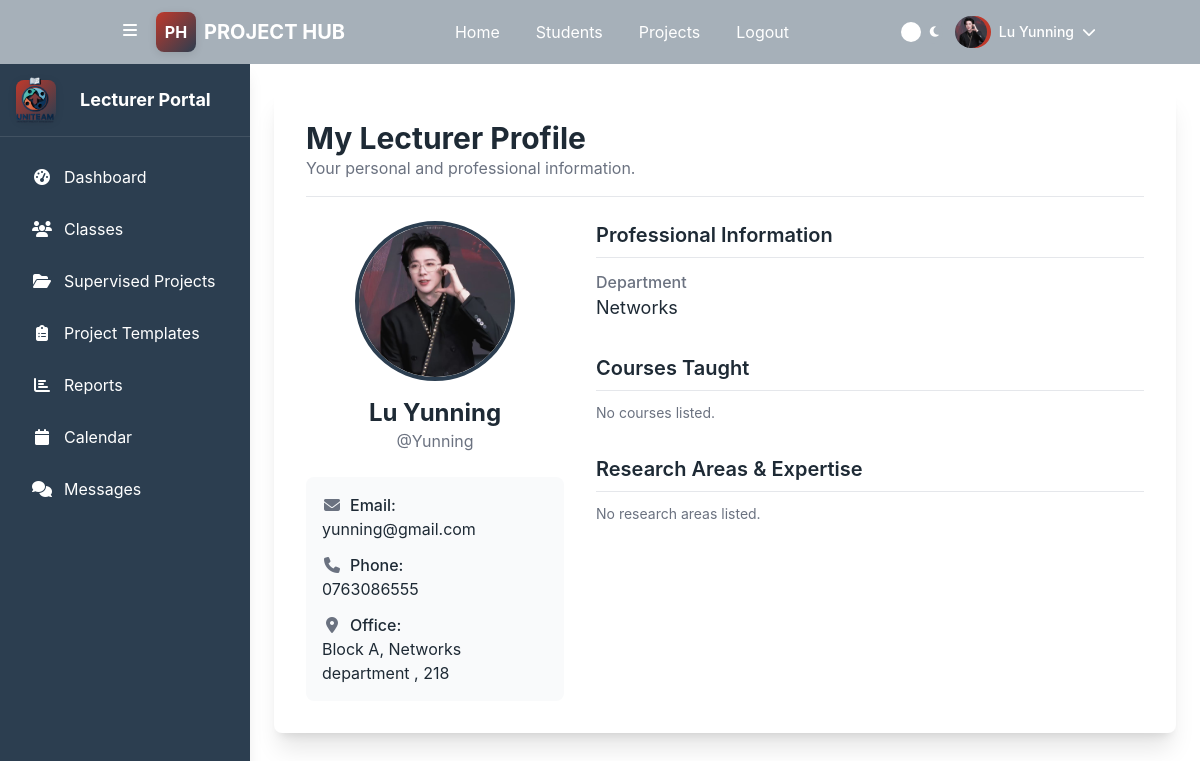
Page /accounts/profile/ (signed in) on the committed database.
### users/models.py (models this page shows, shortened)
class CustomUser(AbstractUser):
    class Role(models.TextChoices):
        ADMIN = "ADMIN", "Admin"
        LECTURER = "LECTURER", "Lecturer"
        STUDENT = "STUDENT", "Student"
    role = models.CharField(max_length=50, choices=Role.choices)
    avatar = models.ImageField(upload_to='avatars/', null=True, blank=True)
    is_approved = models.BooleanField(default=True)
    phone_number = models.CharField(max_length=20, blank=True)
    def get_full_name(self):
        return f"{self.first_name} {self.last_name}"

class LecturerProfile(models.Model):
    user = models.OneToOneField(CustomUser, on_delete=models.CASCADE, primary_key=True)
    department = models.CharField(max_length=200, blank=True)
    courses_taught = TaggableManager(
        verbose_name="Courses Taught",
        through=CourseTag,
        blank=True,
        help_text="A comma-separated list of course codes you teach.",
        related_name="course_lecturers"  # <--- ADD THIS UNIQUE NAME
    )
    office_location = models.CharField(max_length=100, blank=True)
    research_areas = TaggableManager(
        verbose_name="Research Areas",
        through=ResearchAreaTag,
        blank=True,
        help_text="A comma-separated list of research areas.",
        related_name="research_lecturers" # <--- ADD THIS UNIQUE NAME
    )

### users/views.py (the view)
# urls.py: path('profile/', views.profile_details_view, name='profile_details'),
@login_required
def profile_details_view(request):
    if request.user.role == CustomUser.Role.STUDENT:
        template_name = 'users/profile_details_student.html'
    elif request.user.role == CustomUser.Role.LECTURER:
        template_name = 'users/profile_details_lecturer.html'
    elif request.user.role == CustomUser.Role.ADMIN:
        template_name = 'users/profile_details_admin.html'
    else:
        return redirect('dashboard_redirect')
    return render(request, template_name, {'user': request.user})

### templates/users/profile_details_lecturer.html (shortened to what this page needs)
{% extends "base/base_lecturer.html" %}
{% load static %}
{% block content %}
<div class="surface shadow-xl rounded-lg p-6 md:p-8">
    <div class="flex flex-col sm:flex-row justify-between sm:items-center mb-6 border-b pb-4 gap-4">
        <div>
            <h1 class="text-3xl font-bold">My Lecturer Profile</h1>
            <p class="text-gray-500">Your personal and professional information.</p>
        </div>
        <a href="{% url 'profile_edit' %}" class="btn btn-primary text-white font-semibold py-2 px-4 rounded-lg w-full sm:w-auto text-center">
            <i class="fas fa-pencil-alt mr-2"></i>Edit Profile
        </a>
    </div>
    <div class="grid grid-cols-1 md:grid-cols-3 gap-8">
        <div class="md:col-span-1 text-center">
            {% if user.avatar %}
                <img src="{{ user.avatar.url }}" alt="Profile Avatar" class="w-40 h-40 rounded-full mx-auto object-cover border-4 border-accent-2">
            {% else %}
                <div class="w-40 h-40 rounded-full mx-auto bg-gray-300 flex items-center justify-center text-5xl font-bold text-gray-600">
                    {{ user.first_name.0|default:'U'|upper }}{{ user.last_name.0|default:''|upper }}
                </div>
            {% endif %}
            <h2 class="text-2xl font-bold mt-4">{{ user.get_full_name }}</h2>
            <p class="text-gray-500">@{{ user.username }}</p>
            <div class="text-left mt-6 space-y-3 bg-gray-50 dark:bg-gray-700 p-4 rounded-lg">
                <p><i class="fas fa-envelope fa-fw mr-2 text-gray-500"></i><span class="font-medium">Email:</span><br>{{ user.email }}</p>
                <p><i class="fas fa-phone fa-fw mr-2 text-gray-500"></i><span class="font-medium">Phone:</span><br>{{ user.phone_number|default:"Not set" }}</p>
                <p><i class="fas fa-map-marker-alt fa-fw mr-2 text-gray-500"></i><span class="font-medium">Office:</span><br>{{ user.lecturerprofile.office_location|default:"Not set" }}</p>
            </div>
        </div>
        <div class="md:col-span-2 space-y-8">
            <div>
                <h3 class="text-xl font-semibold border-b pb-2 mb-3">Professional Information</h3>
                <dl class="grid grid-cols-1 sm:grid-cols-2 gap-x-6 gap-y-4">
                    <div><dt class="font-medium text-gray-500">Department</dt><dd class="text-lg">{{ user.lecturerprofile.department|default:"-" }}</dd></div>
                </dl>
            </div>
            <div>
                <h3 class="text-xl font-semibold border-b pb-2 mb-3">Courses Taught</h3>
                <div class="flex flex-wrap gap-2">
                    {% for course in user.lecturerprofile.courses_taught.all %}
                        <span class="bg-green-100 text-green-800 text-sm font-medium px-3 py-1 rounded-full">{{ course.name }}</span>
                    {% empty %}
                        <p class="text-gray-500 text-sm">No courses listed.</p>
                    {% endfor %}
                </div>
            </div>
            <div>
                <h3 class="text-xl font-semibold border-b pb-2 mb-3">Research Areas & Expertise</h3>
                <div class="flex flex-wrap gap-2">
                    {% for area in user.lecturerprofile.research_areas.all %}
                        <span class="bg-purple-100 text-purple-800 text-sm font-medium px-3 py-1 rounded-full">{{ area.name }}</span>
                    {% empty %}
                        <p class="text-gray-500 text-sm">No research areas listed.</p>
                    {% endfor %}
                </div>
            </div>
        </div>
    </div>
</div>
{% endblock %}

### templates/base/base_lecturer.html (shortened to what this page needs)
{% load static %}
<!DOCTYPE html>
<html lang="en">
<head>
    <script src="https://cdn.tailwindcss.com"></script>
    <link rel="stylesheet" href="https://cdnjs.cloudflare.com/ajax/libs/font-awesome/6.4.0/css/all.min.css">
    <link rel="stylesheet" href="{% static 'css/lecturer_base.css' %}">
</head>
<body class="min-h-screen flex flex-col">
    <header class="header-bg text-white shadow-lg">
        <div class="container mx-auto px-4 py-3">
            <div class="flex justify-between items-center">
                <div class="flex items-center space-x-2">
                    <button id="desktopSidebarToggle" class="p-2 rounded-lg hover:bg-black hover:bg-opacity-10 transition-colors hidden md:block">
                        <div class="icon-wrapper">
                            <i class="fas fa-bars w-5 h-5 text-white"></i>
                        </div>
                    </button>
                    <div class="flex items-center space-x-2">
                        <div class="logo-placeholder">PH</div>
                        <span class="text-xl font-bold header-title">PROJECT HUB</span>
                    </div>
                </div>
                <nav class="hidden md:flex space-x-1 top-nav">
                    <a href="#" class="top-nav-item">Home</a>
                    <a href="#" class="top-nav-item">Students</a>
                    <a href="{% url 'my_projects' %}" class="top-nav-item">Projects</a>
                    <a href="#" class="top-nav-item">Logout</a>
                </nav>
                <div class="flex items-center space-x-4">
                    <div class="theme-toggle" id="themeToggle" title="Toggle Theme">
                        <i class="fas fa-sun"></i>
                        <i class="fas fa-moon"></i>
                    </div>
                    <div class="profile-dropdown">
                        <div class="flex items-center cursor-pointer" id="profileButton">
                            <div class="w-8 h-8 rounded-full bg-accent-1 flex items-center justify-center text-white font-bold mr-2">
                                {% if user.avatar %}
                                    <img src="{{ user.avatar.url }}" alt="Profile" class="w-8 h-8 rounded-full object-cover mr-2">
                                {% else %}
                                    <div class="w-8 h-8 rounded-full bg-accent-1 flex items-center justify-center text-white font-bold mr-2">
                                        {{ user.first_name.0|default:'L'|upper }}
                                    </div>
                                {% endif %}
                            </div>
                            <span class="text-sm font-medium hidden md:block">{{ user.get_full_name|default:user.username }}</span>
                            <i class="fas fa-chevron-down ml-2 text-sm"></i>
                        </div>
                    </div>
                </div>
            </div>
        </div>
    </header>
    <div class="flex flex-1">
        <aside class="sidebar sidebar-bg fixed h-full shadow-lg" id="sidebar">
            <div class="h-full flex flex-col">
                <div class="logo-container">
                    <div class="logo-placeholder"><img src="{% static 'images/logo/uniteam_logo (1).png'%}" alt=""></div>
                    <span class="sidebar-text font-bold text-lg">Lecturer Portal</span>
                </div>
                <nav class="p-4 flex-1">
                    <a  href="{% url 'lecturer_dashboard' %}" class="sidebar-item {% if request.resolver_match.url_name == 'lecturer_dashboard' %}active{% endif %}" data-tooltip="Dashboard">
                        <div class="icon-wrapper">
                            <i class="fas fa-tachometer-alt"></i>
                        </div>
                        <span class="sidebar-text">Dashboard</span>
                    </a>
                    <a href="#" class="sidebar-item" data-tooltip="Classes">
                        <div class="icon-wrapper">
                            <i class="fas fa-users"></i>
                        </div>
                        <span class="sidebar-text">Classes</span>
                    </a>
                    <a href="{% url 'my_projects' %}" class="sidebar-item {% if 'project' in request.resolver_match.view_name and 'template' not in request.resolver_match.view_name %}active{% endif %}" data-tooltip="Supervised Projects">
                        <div class="icon-wrapper"><i class="fas fa-folder-open"></i></div>
                        <span class="sidebar-text">Supervised Projects</span>
                    </a>
                    <a href="{% url 'list_project_templates' %}" class="sidebar-item {% if 'template' in request.resolver_match.view_name %}active{% endif %}" data-tooltip="Project Templates">
                        <div class="icon-wrapper"><i class="fas fa-clipboard-list"></i></div>
                        <span class="sidebar-text">Project Templates</span>
                    </a>
                    <a href="#" class="sidebar-item" data-tooltip="Reports">
                        <div class="icon-wrapper">
                            <i class="fas fa-chart-bar"></i>
                        </div>
                        <span class="sidebar-text">Reports</span>
                    </a>
                    <a href="#" class="sidebar-item" data-tooltip="Calendar">
                        <div class="icon-wrapper">
                            <i class="fas fa-calendar"></i>
                        </div>
                        <span class="sidebar-text">Calendar</span>
                    </a>
                    <a href="#" class="sidebar-item" data-tooltip="Messages">
                        <div class="icon-wrapper">
                            <i class="fas fa-comments"></i>
                        </div>
                        <span class="sidebar-text">Messages</span>
                    </a>
                </nav>
            </div>
        </aside>
        <main class="main-content surface flex-1 p-6 transition-all duration-300" id="mainContent">
            <div class="max-w-7xl mx-auto">
                {% block content %}{% endblock %}
            </div>
        </main>
    </div>
</body>
</html>

### static/css/lecturer_base.css (style rules this page uses)
:root { --light-gray: #DFE6EC; --dark-gray: #A6B0B9; --accent-1: #C0392B; --accent-2: #2C3E50; --text-dark: #1E2A35; --background: var(--light-gray); --surface: #ffffff; --header-bg: var(--dark-gray); --footer-bg: var(--dark-gray); --sidebar-bg: var(--accent-2); --sidebar-text: #ffffff; --sidebar-hover: rgba(255, 255, 255, 0.1); --sidebar-width: 250px; --sidebar-collapsed-width: 70px; }
body { background-color: var(--background); color: var(--text-dark); transition: all 0.3s ease; font-family: 'Inter', system-ui, -apple-system, sans-serif; }
.header-bg { background-color: var(--header-bg); }
.sidebar-bg { background-color: var(--sidebar-bg); color: var(--sidebar-text); }
.surface { background-color: var(--surface); }
.bg-accent-1 { background-color: var(--accent-1); }
.border-accent-2 { border-color: var(--accent-2); }
.sidebar { width: var(--sidebar-width); transition: all 0.3s ease; overflow-x: hidden; }
.sidebar-item { display: flex; align-items: center; padding: 12px 16px; border-radius: 6px; transition: all 0.2s ease; color: var(--sidebar-text); text-decoration: none; margin-bottom: 4px; white-space: nowrap; }
.sidebar-text { transition: opacity 0.3s ease, display 0.3s ease; margin-left: 12px; opacity: 1; display: inline; }
.main-content { transition: margin-left 0.3s ease; margin-left: var(--sidebar-width); }
.logo-container { display: flex; align-items: center; gap: 12px; padding: 16px; border-bottom: 1px solid rgba(255, 255, 255, 0.1); }
.logo-placeholder { width: 40px; height: 40px; background: linear-gradient(135deg, var(--accent-1), var(--accent-2)); border-radius: 8px; display: flex; align-items: center; justify-content: center; color: white; font-weight: bold; font-size: 16px; box-shadow: 0 2px 8px rgba(0,0,0,0.1); }
.top-nav-item { padding: 8px 16px; border-radius: 6px; transition: all 0.2s ease; color: white; text-decoration: none; }
.theme-toggle { width: 44px; height: 24px; background-color: var(--dark-gray); border-radius: 12px; position: relative; cursor: pointer; transition: background-color 0.3s ease; display: flex; align-items: center; justify-content: space-between; padding: 0 4px; }
.theme-toggle i { font-size: 12px; color: white; z-index: 2; }
.theme-toggle::before { content: ''; position: absolute; top: 2px; left: 2px; width: 20px; height: 20px; background-color: white; border-radius: 50%; transition: transform 0.3s ease; z-index: 1; }
.icon-wrapper { display: flex; align-items: center; justify-content: center; width: 20px; height: 20px; flex-shrink: 0; }
.profile-dropdown { position: relative; }

### rows in the picture
CustomUser: avatar (picture), get_full_name "Lu Yunning", username "Yunning", email "yunning@gmail.com", phone_number "0763086555", lecturerprofile.office_location "Block A, Networks department , 218", lecturerprofile.department "Networks"
